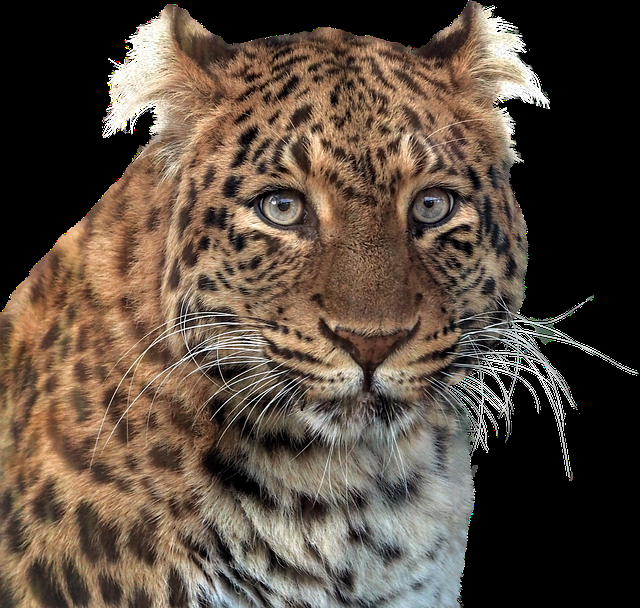
#> input picture lab2/panther.png, 640 x 608 px
$ python task1.py
#> lines starting #> are read from the running program, lines starting #| are printed output that depends on the picture
import os
import cv2
import numpy as np
import matplotlib.pyplot as plt


def match_dimensions(foreground, background, mode):
    #making sure both images have same dimensions
    fg_height, fg_width = foreground.shape[:2]
    bg_height, bg_width = background.shape[:2]

    if (fg_height, fg_width) == (bg_height, bg_width):
        return foreground, background

    if mode == "resize_fg":

        if fg_height > bg_height or fg_width > bg_width:
            interpolation = cv2.INTER_AREA  # for shrinking
        else:
            interpolation = cv2.INTER_LINEAR  # for enlarging
        resized_foreground = cv2.resize(
            foreground, (bg_width, bg_height), interpolation=interpolation
        )
        return resized_foreground, background


base_dir = os.path.dirname(__file__)
foreground_path = os.path.join(base_dir, "panther.png")
background_path = os.path.join(base_dir, "savana.jpg")


foreground_bgra = cv2.imread(foreground_path, cv2.IMREAD_UNCHANGED)
#> foreground_bgra is the input picture: shape (608, 640, 4); mean B, G, R, A 62.9, 74.9, 89.2, 167.5
background_bgr = cv2.imread(background_path, cv2.IMREAD_COLOR)
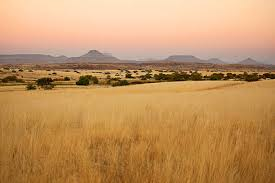
#> input picture lab2/savana.jpg, 275 x 183 px
#> background_bgr is the input picture: shape (183, 275, 3); mean B, G, R 96.7, 146.7, 193.1

if foreground_bgra is None or background_bgr is None:
    raise FileNotFoundError("Could not load images. Check file names and paths.")

# Match image sizes before blending
foreground_bgra, background_bgr = match_dimensions(
    foreground_bgra, background_bgr, mode="resize_fg"
)
#> in match_dimensions, `resized_foreground = cv2.resize( foreground, (bg_width, bg_height), in..`:
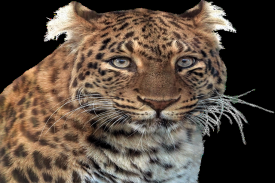
#> resized_foreground: shape (183, 275, 4); mean B, G, R, A 62.9, 74.9, 89.2, 167.5

# Convert bgr to rgb for matplotlib
foreground_rgba = cv2.cvtColor(foreground_bgra, cv2.COLOR_BGRA2RGBA)
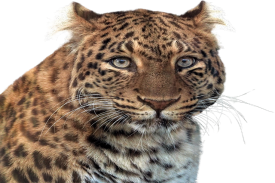
#> foreground_rgba: shape (183, 275, 4); mean R, G, B, A 89.2, 74.9, 62.9, 167.5; transparent parts drawn white
background_rgb = cv2.cvtColor(background_bgr, cv2.COLOR_BGR2RGB)

# Split channels
foreground_rgb = foreground_rgba[:, :, :3].astype(np.float32)
alpha = foreground_rgba[:,:,3].astype(np.float32) / 255.0
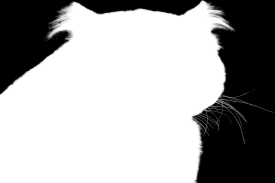
#> alpha: shape (183, 275) float32; min 0, max 1, mean 0.657


alpha_3 = alpha[:, :, None]
blended = alpha_3 * foreground_rgb + (1.0 - alpha_3) * background_rgb.astype(np.float32)
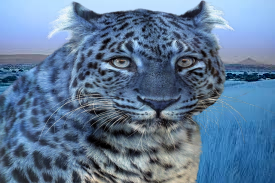
#> blended: shape (183, 275, 3) float32; mean of channels 0, 1, 2 152.2, 122.2, 95.2; drawn as B, G, R

# Clip to [0, 255] and convert to uint8 for display
blended = np.clip(blended, 0, 255).astype(np.uint8)

# Display results
fig, axes = plt.subplots(2, 2, figsize=(10, 8))
axes[0, 0].imshow(foreground_rgb.astype(np.uint8))
axes[0, 0].set_title("Foreground (RGB)")

axes[0, 1].imshow(alpha, cmap="gray")
axes[0, 1].set_title("Alpha Mask")

axes[1, 0].imshow(background_rgb)
axes[1, 0].set_title("Background (RGB)")

axes[1, 1].imshow(blended)
axes[1, 1].set_title("Blended Output")

for ax in axes.ravel():
    ax.set_xticks([])
    ax.set_yticks([])


plt.show()
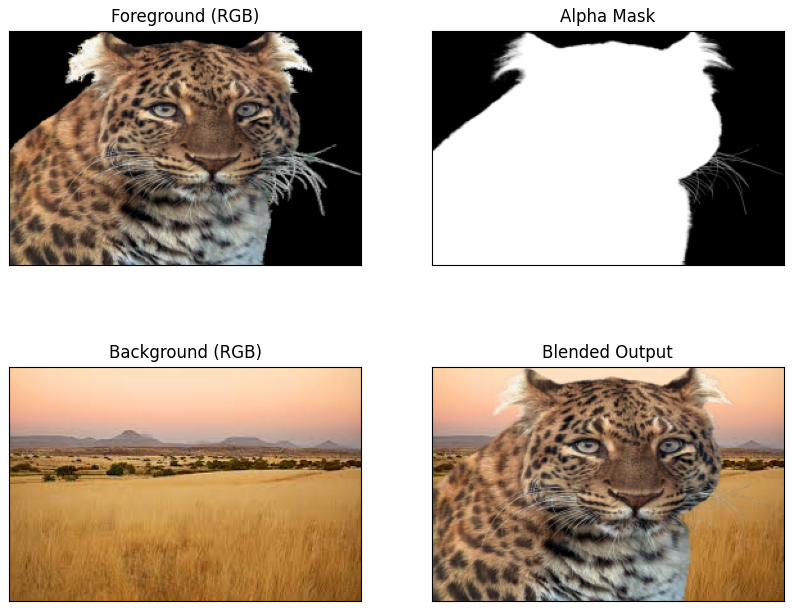
#> figure drawn by matplotlib, 4 panels
